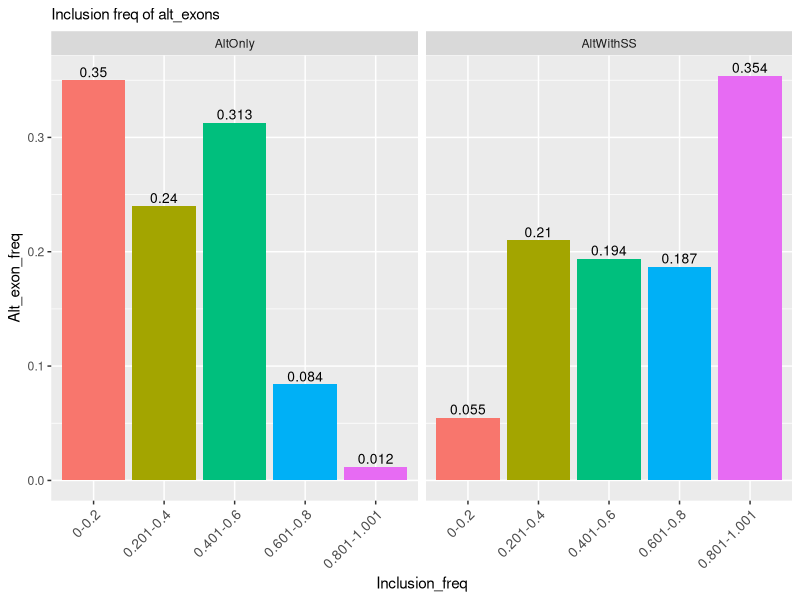

This chart was generated by the following R code:
library(ggplot2)

df4<-read.csv("results/fig1/Alternate_exons_WEF.csv")
df4$Inclusion_Range <- factor(df4$Inclusion_Range, levels = unique(df4$Inclusion_Range))

gg = ggplot(data=df4, aes(x=Inclusion_Range, y=Frequency, fill=Inclusion_Range)) + geom_bar(stat="identity") 
gg <- gg + facet_wrap(~Type,nrow=1)
gg <- gg + guides(fill=FALSE)+  geom_text(aes(label=Frequency), vjust=-0.3, color="black", size=3.5) 
gg <- gg + theme (axis.text.x = element_text(angle = 45, hjust = 1, size = 10)) 
gg <- gg + labs(y="Alt_exon_freq", x="Inclusion_freq", subtitle = "Inclusion freq of alt_exons") 
ggsave(filename = 'results/Fig1_panelD_withoutExtras.pdf')
